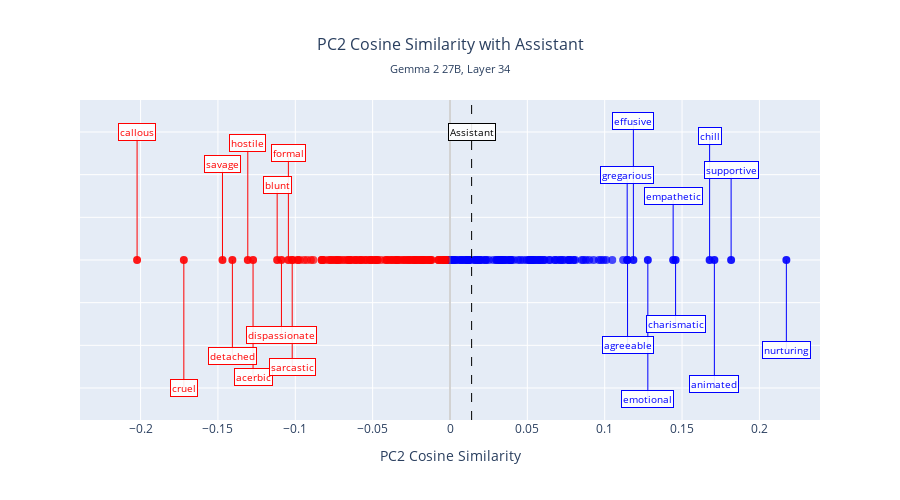
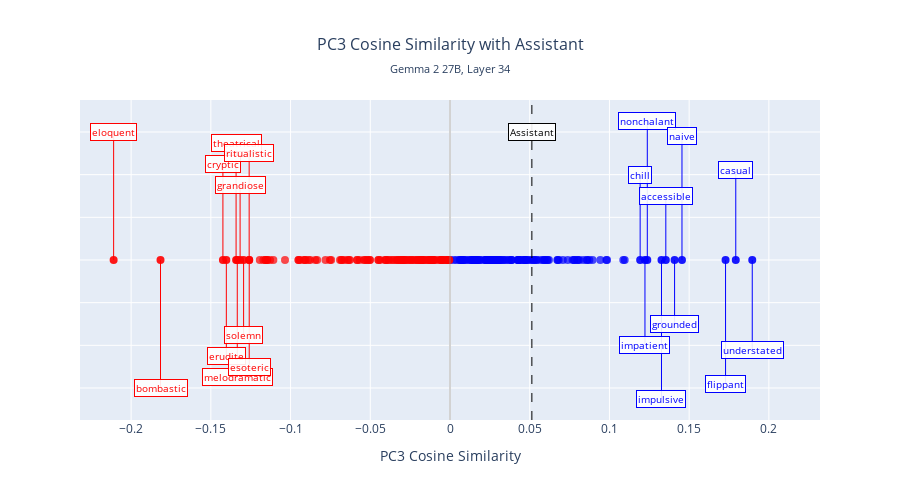
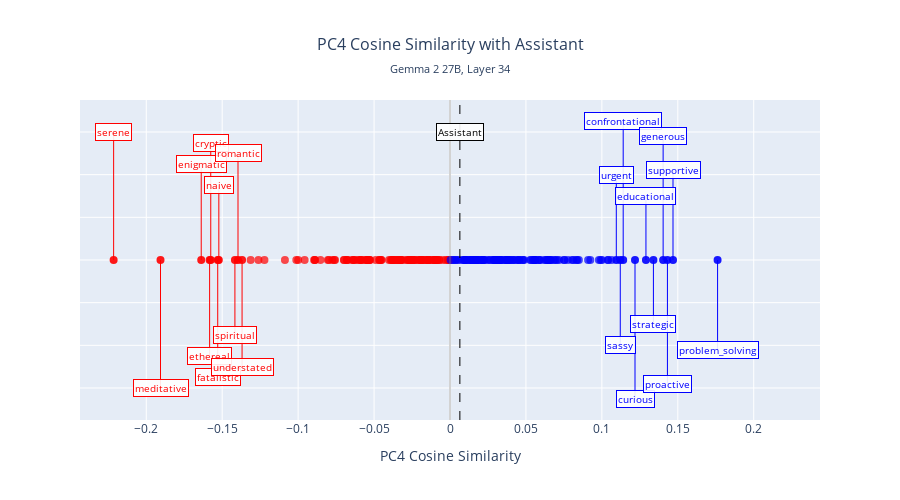
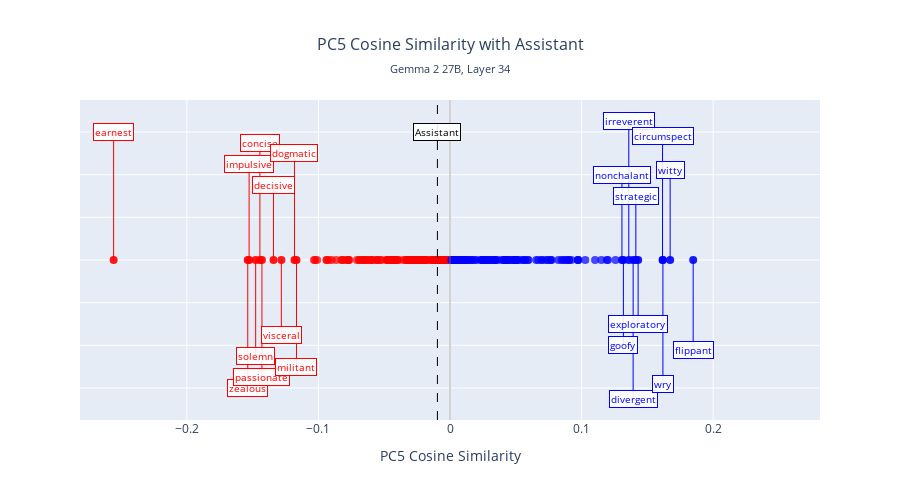

Source (notebook cell) for these figures, in order:
### Code cell
for i in range(1, 5):
    component = i  # PC1
    fig_neg50_with_mean = plot_pca_cosine_similarity_with_mean(
        pca_transformed=pca_transformed_neg50,
        trait_labels=filtered_pos_neg_50_traits,
        mean_projected=mean_projected_neg50,
        pc_component=component,
        layer=layer,
        color_threshold=0.0
    )
    fig_neg50_with_mean.show()
    fig_neg50_with_mean.write_html(f"./results/pc{component+1}_assistant.html")

### Figure 1 — Plotly figure (JSON) as saved in the notebook; plotly's stock layout.template omitted (floating-point values rounded to 4 significant figures; data arrays with more than 128 entries replaced by an {"elided": "..."} marker saying what was removed)
{"data": [{"hovertemplate": "<b>%{text}</b><br>Cosine Similarity: %{x:.3f}<extra></extra>", "marker": {"color": {"elided": "215 str values"}, "opacity": 0.7, "size": 8}, "mode": "markers", "showlegend": false, "text": {"elided": "215 str values"}, "type": "scatter", "x": {"elided": "215 float values"}, "y": {"elided": "215 int values"}}, {"hovertemplate": "<b>%{text}</b><br>Cosine Similarity: %{x:.3f}<extra></extra>", "marker": {"color": ["red", "blue", "blue", "red", "red", "blue", "blue", "red", "red", "red", "blue", "blue", "blue", "red", "blue", "red", "blue", "red", "red", "blue"], "opacity": 0.9, "size": 8}, "mode": "markers", "showlegend": false, "text": ["acerbic", "agreeable", "animated", "blunt", "callous", "charismatic", "chill", "cruel", "detached", "dispassionate", "effusive", "emotional", "empathetic", "formal", "gregarious", "hostile", "nurturing", "sarcastic", "savage", "supportive"], "type": "scatter", "x": [-0.1273, 0.1148, 0.1709, -0.1117, -0.2023, 0.1458, 0.1678, -0.172, -0.1407, -0.109, 0.1185, 0.1279, 0.1442, -0.1045, 0.1145, -0.1307, 0.2174, -0.102, -0.1471, 0.1817], "y": [1, 1, 1, 1, 1, 1, 1, 1, 1, 1, 1, 1, 1, 1, 1, 1, 1, 1, 1, 1]}, {"hoverinfo": "skip", "line": {"color": "red", "width": 1}, "mode": "lines", "showlegend": false, "type": "scatter", "x": [-0.2023, -0.2023], "y": [1, 1.6]}, {"hoverinfo": "skip", "line": {"color": "red", "width": 1}, "mode": "lines", "showlegend": false, "type": "scatter", "x": [-0.172, -0.172], "y": [1, 0.4]}, {"hoverinfo": "skip", "line": {"color": "red", "width": 1}, "mode": "lines", "showlegend": false, "type": "scatter", "x": [-0.1471, -0.1471], "y": [1, 1.45]}, {"hoverinfo": "skip", "line": {"color": "red", "width": 1}, "mode": "lines", "showlegend": false, "type": "scatter", "x": [-0.1407, -0.1407], "y": [1, 0.55]}, {"hoverinfo": "skip", "line": {"color": "red", "width": 1}, "mode": "lines", "showlegend": false, "type": "scatter", "x": [-0.1307, -0.1307], "y": [1, 1.55]}, {"hoverinfo": "skip", "line": {"color": "red", "width": 1}, "mode": "lines", "showlegend": false, "type": "scatter", "x": [-0.1273, -0.1273], "y": [1, 0.45]}, {"hoverinfo": "skip", "line": {"color": "red", "width": 1}, "mode": "lines", "showlegend": false, "type": "scatter", "x": [-0.1117, -0.1117], "y": [1, 1.35]}, {"hoverinfo": "skip", "line": {"color": "red", "width": 1}, "mode": "lines", "showlegend": false, "type": "scatter", "x": [-0.109, -0.109], "y": [1, 0.65]}, {"hoverinfo": "skip", "line": {"color": "red", "width": 1}, "mode": "lines", "showlegend": false, "type": "scatter", "x": [-0.1045, -0.1045], "y": [1, 1.5]}, {"hoverinfo": "skip", "line": {"color": "red", "width": 1}, "mode": "lines", "showlegend": false, "type": "scatter", "x": [-0.102, -0.102], "y": [1, 0.5]}, {"hoverinfo": "skip", "line": {"color": "blue", "width": 1}, "mode": "lines", "showlegend": false, "type": "scatter", "x": [0.1145, 0.1145], "y": [1, 1.4]}, {"hoverinfo": "skip", "line": {"color": "blue", "width": 1}, "mode": "lines", "showlegend": false, "type": "scatter", "x": [0.1148, 0.1148], "y": [1, 0.6]}, {"hoverinfo": "skip", "line": {"color": "blue", "width": 1}, "mode": "lines", "showlegend": false, "type": "scatter", "x": [0.1185, 0.1185], "y": [1, 1.65]}, {"hoverinfo": "skip", "line": {"color": "blue", "width": 1}, "mode": "lines", "showlegend": false, "type": "scatter", "x": [0.1279, 0.1279], "y": [1, 0.35]}, {"hoverinfo": "skip", "line": {"color": "blue", "width": 1}, "mode": "lines", "showlegend": false, "type": "scatter", "x": [0.1442, 0.1442], "y": [1, 1.3]}, {"hoverinfo": "skip", "line": {"color": "blue", "width": 1}, "mode": "lines", "showlegend": false, "type": "scatter", "x": [0.1458, 0.1458], "y": [1, 0.7]}, {"hoverinfo": "skip", "line": {"color": "blue", "width": 1}, "mode": "lines", "showlegend": false, "type": "scatter", "x": [0.1678, 0.1678], "y": [1, 1.58]}, {"hoverinfo": "skip", "line": {"color": "blue", "width": 1}, "mode": "lines", "showlegend": false, "type": "scatter", "x": [0.1709, 0.1709], "y": [1, 0.42]}, {"hoverinfo": "skip", "line": {"color": "blue", "width": 1}, "mode": "lines", "showlegend": false, "type": "scatter", "x": [0.1817, 0.1817], "y": [1, 1.42]}, {"hoverinfo": "skip", "line": {"color": "blue", "width": 1}, "mode": "lines", "showlegend": false, "type": "scatter", "x": [0.2174, 0.2174], "y": [1, 0.58]}], "layout": {"annotations": [{"bgcolor": "rgba(255, 255, 255, 0.9)", "bordercolor": "red", "borderwidth": 1, "font": {"color": "red", "size": 10}, "showarrow": false, "text": "callous", "x": -0.2023, "y": 1.6}, {"bgcolor": "rgba(255, 255, 255, 0.9)", "bordercolor": "red", "borderwidth": 1, "font": {"color": "red", "size": 10}, "showarrow": false, "text": "cruel", "x": -0.172, "y": 0.4}, {"bgcolor": "rgba(255, 255, 255, 0.9)", "bordercolor": "red", "borderwidth": 1, "font": {"color": "red", "size": 10}, "showarrow": false, "text": "savage", "x": -0.1471, "y": 1.45}, {"bgcolor": "rgba(255, 255, 255, 0.9)", "bordercolor": "red", "borderwidth": 1, "font": {"color": "red", "size": 10}, "showarrow": false, "text": "detached", "x": -0.1407, "y": 0.55}, {"bgcolor": "rgba(255, 255, 255, 0.9)", "bordercolor": "red", "borderwidth": 1, "font": {"color": "red", "size": 10}, "showarrow": false, "text": "hostile", "x": -0.1307, "y": 1.55}, {"bgcolor": "rgba(255, 255, 255, 0.9)", "bordercolor": "red", "borderwidth": 1, "font": {"color": "red", "size": 10}, "showarrow": false, "text": "acerbic", "x": -0.1273, "y": 0.45}, {"bgcolor": "rgba(255, 255, 255, 0.9)", "bordercolor": "red", "borderwidth": 1, "font": {"color": "red", "size": 10}, "showarrow": false, "text": "blunt", "x": -0.1117, "y": 1.35}, {"bgcolor": "rgba(255, 255, 255, 0.9)", "bordercolor": "red", "borderwidth": 1, "font": {"color": "red", "size": 10}, "showarrow": false, "text": "dispassionate", "x": -0.109, "y": 0.65}, {"bgcolor": "rgba(255, 255, 255, 0.9)", "bordercolor": "red", "borderwidth": 1, "font": {"color": "red", "size": 10}, "showarrow": false, "text": "formal", "x": -0.1045, "y": 1.5}, {"bgcolor": "rgba(255, 255, 255, 0.9)", "bordercolor": "red", "borderwidth": 1, "font": {"color": "red", "size": 10}, "showarrow": false, "text": "sarcastic", "x": -0.102, "y": 0.5}, {"bgcolor": "rgba(255, 255, 255, 0.9)", "bordercolor": "blue", "borderwidth": 1, "font": {"color": "blue", "size": 10}, "showarrow": false, "text": "gregarious", "x": 0.1145, "y": 1.4}, {"bgcolor": "rgba(255, 255, 255, 0.9)", "bordercolor": "blue", "borderwidth": 1, "font": {"color": "blue", "size": 10}, "showarrow": false, "text": "agreeable", "x": 0.1148, "y": 0.6}, {"bgcolor": "rgba(255, 255, 255, 0.9)", "bordercolor": "blue", "borderwidth": 1, "font": {"color": "blue", "size": 10}, "showarrow": false, "text": "effusive", "x": 0.1185, "y": 1.65}, {"bgcolor": "rgba(255, 255, 255, 0.9)", "bordercolor": "blue", "borderwidth": 1, "font": {"color": "blue", "size": 10}, "showarrow": false, "text": "emotional", "x": 0.1279, "y": 0.35}, {"bgcolor": "rgba(255, 255, 255, 0.9)", "bordercolor": "blue", "borderwidth": 1, "font": {"color": "blue", "size": 10}, "showarrow": false, "text": "empathetic", "x": 0.1442, "y": 1.3}, {"bgcolor": "rgba(255, 255, 255, 0.9)", "bordercolor": "blue", "borderwidth": 1, "font": {"color": "blue", "size": 10}, "showarrow": false, "text": "charismatic", "x": 0.1458, "y": 0.7}, {"bgcolor": "rgba(255, 255, 255, 0.9)", "bordercolor": "blue", "borderwidth": 1, "font": {"color": "blue", "size": 10}, "showarrow": false, "text": "chill", "x": 0.1678, "y": 1.58}, {"bgcolor": "rgba(255, 255, 255, 0.9)", "bordercolor": "blue", "borderwidth": 1, "font": {"color": "blue", "size": 10}, "showarrow": false, "text": "animated", "x": 0.1709, "y": 0.42}, {"bgcolor": "rgba(255, 255, 255, 0.9)", "bordercolor": "blue", "borderwidth": 1, "font": {"color": "blue", "size": 10}, "showarrow": false, "text": "supportive", "x": 0.1817, "y": 1.42}, {"bgcolor": "rgba(255, 255, 255, 0.9)", "bordercolor": "blue", "borderwidth": 1, "font": {"color": "blue", "size": 10}, "showarrow": false, "text": "nurturing", "x": 0.2174, "y": 0.58}, {"bgcolor": "rgba(255, 255, 255, 0.9)", "bordercolor": "black", "borderwidth": 1, "font": {"color": "black", "size": 10}, "showarrow": false, "text": "Assistant", "x": 0.01397, "y": 1.6}], "height": 500, "shapes": [{"line": {"color": "gray", "dash": "solid", "width": 1}, "opacity": 0.7, "type": "line", "x0": 0, "x1": 0, "xref": "x", "y0": 0, "y1": 1, "yref": "y domain"}, {"line": {"color": "black", "dash": "dash", "width": 1}, "opacity": 1, "type": "line", "x0": 0.01397, "x1": 0.01397, "xref": "x", "y0": 0, "y1": 1, "yref": "y domain"}], "showlegend": false, "title": {"font": {"size": 16}, "subtitle": {"text": "Gemma 2 27B, Layer 34"}, "text": "PC2 Cosine Similarity with Assistant", "x": 0.5}, "xaxis": {"range": [-0.2392, 0.2392], "title": {"text": "PC2 Cosine Similarity"}}, "yaxis": {"range": [0.25, 1.75], "showticklabels": false, "title": {"text": ""}}}}

### Figure 2 — Plotly figure (JSON) as saved in the notebook; plotly's stock layout.template omitted (floating-point values rounded to 4 significant figures; data arrays with more than 128 entries replaced by an {"elided": "..."} marker saying what was removed)
{"data": [{"hovertemplate": "<b>%{text}</b><br>Cosine Similarity: %{x:.3f}<extra></extra>", "marker": {"color": {"elided": "215 str values"}, "opacity": 0.7, "size": 8}, "mode": "markers", "showlegend": false, "text": {"elided": "215 str values"}, "type": "scatter", "x": {"elided": "215 float values"}, "y": {"elided": "215 int values"}}, {"hovertemplate": "<b>%{text}</b><br>Cosine Similarity: %{x:.3f}<extra></extra>", "marker": {"color": ["blue", "red", "blue", "blue", "red", "red", "red", "red", "blue", "red", "blue", "blue", "blue", "red", "blue", "blue", "red", "red", "red", "blue"], "opacity": 0.9, "size": 8}, "mode": "markers", "showlegend": false, "text": ["accessible", "bombastic", "casual", "chill", "cryptic", "eloquent", "erudite", "esoteric", "flippant", "grandiose", "grounded", "impatient", "impulsive", "melodramatic", "naive", "nonchalant", "ritualistic", "solemn", "theatrical", "understated"], "type": "scatter", "x": [0.1354, -0.1816, 0.1792, 0.1193, -0.1424, -0.211, -0.1403, -0.1259, 0.1728, -0.1317, 0.1409, 0.1223, 0.1326, -0.1334, 0.1455, 0.1237, -0.126, -0.1295, -0.1342, 0.1896], "y": [1, 1, 1, 1, 1, 1, 1, 1, 1, 1, 1, 1, 1, 1, 1, 1, 1, 1, 1, 1]}, {"hoverinfo": "skip", "line": {"color": "red", "width": 1}, "mode": "lines", "showlegend": false, "type": "scatter", "x": [-0.211, -0.211], "y": [1, 1.6]}, {"hoverinfo": "skip", "line": {"color": "red", "width": 1}, "mode": "lines", "showlegend": false, "type": "scatter", "x": [-0.1816, -0.1816], "y": [1, 0.4]}, {"hoverinfo": "skip", "line": {"color": "red", "width": 1}, "mode": "lines", "showlegend": false, "type": "scatter", "x": [-0.1424, -0.1424], "y": [1, 1.45]}, {"hoverinfo": "skip", "line": {"color": "red", "width": 1}, "mode": "lines", "showlegend": false, "type": "scatter", "x": [-0.1403, -0.1403], "y": [1, 0.55]}, {"hoverinfo": "skip", "line": {"color": "red", "width": 1}, "mode": "lines", "showlegend": false, "type": "scatter", "x": [-0.1342, -0.1342], "y": [1, 1.55]}, {"hoverinfo": "skip", "line": {"color": "red", "width": 1}, "mode": "lines", "showlegend": false, "type": "scatter", "x": [-0.1334, -0.1334], "y": [1, 0.45]}, {"hoverinfo": "skip", "line": {"color": "red", "width": 1}, "mode": "lines", "showlegend": false, "type": "scatter", "x": [-0.1317, -0.1317], "y": [1, 1.35]}, {"hoverinfo": "skip", "line": {"color": "red", "width": 1}, "mode": "lines", "showlegend": false, "type": "scatter", "x": [-0.1295, -0.1295], "y": [1, 0.65]}, {"hoverinfo": "skip", "line": {"color": "red", "width": 1}, "mode": "lines", "showlegend": false, "type": "scatter", "x": [-0.126, -0.126], "y": [1, 1.5]}, {"hoverinfo": "skip", "line": {"color": "red", "width": 1}, "mode": "lines", "showlegend": false, "type": "scatter", "x": [-0.1259, -0.1259], "y": [1, 0.5]}, {"hoverinfo": "skip", "line": {"color": "blue", "width": 1}, "mode": "lines", "showlegend": false, "type": "scatter", "x": [0.1193, 0.1193], "y": [1, 1.4]}, {"hoverinfo": "skip", "line": {"color": "blue", "width": 1}, "mode": "lines", "showlegend": false, "type": "scatter", "x": [0.1223, 0.1223], "y": [1, 0.6]}, {"hoverinfo": "skip", "line": {"color": "blue", "width": 1}, "mode": "lines", "showlegend": false, "type": "scatter", "x": [0.1237, 0.1237], "y": [1, 1.65]}, {"hoverinfo": "skip", "line": {"color": "blue", "width": 1}, "mode": "lines", "showlegend": false, "type": "scatter", "x": [0.1326, 0.1326], "y": [1, 0.35]}, {"hoverinfo": "skip", "line": {"color": "blue", "width": 1}, "mode": "lines", "showlegend": false, "type": "scatter", "x": [0.1354, 0.1354], "y": [1, 1.3]}, {"hoverinfo": "skip", "line": {"color": "blue", "width": 1}, "mode": "lines", "showlegend": false, "type": "scatter", "x": [0.1409, 0.1409], "y": [1, 0.7]}, {"hoverinfo": "skip", "line": {"color": "blue", "width": 1}, "mode": "lines", "showlegend": false, "type": "scatter", "x": [0.1455, 0.1455], "y": [1, 1.58]}, {"hoverinfo": "skip", "line": {"color": "blue", "width": 1}, "mode": "lines", "showlegend": false, "type": "scatter", "x": [0.1728, 0.1728], "y": [1, 0.42]}, {"hoverinfo": "skip", "line": {"color": "blue", "width": 1}, "mode": "lines", "showlegend": false, "type": "scatter", "x": [0.1792, 0.1792], "y": [1, 1.42]}, {"hoverinfo": "skip", "line": {"color": "blue", "width": 1}, "mode": "lines", "showlegend": false, "type": "scatter", "x": [0.1896, 0.1896], "y": [1, 0.58]}], "layout": {"annotations": [{"bgcolor": "rgba(255, 255, 255, 0.9)", "bordercolor": "red", "borderwidth": 1, "font": {"color": "red", "size": 10}, "showarrow": false, "text": "eloquent", "x": -0.211, "y": 1.6}, {"bgcolor": "rgba(255, 255, 255, 0.9)", "bordercolor": "red", "borderwidth": 1, "font": {"color": "red", "size": 10}, "showarrow": false, "text": "bombastic", "x": -0.1816, "y": 0.4}, {"bgcolor": "rgba(255, 255, 255, 0.9)", "bordercolor": "red", "borderwidth": 1, "font": {"color": "red", "size": 10}, "showarrow": false, "text": "cryptic", "x": -0.1424, "y": 1.45}, {"bgcolor": "rgba(255, 255, 255, 0.9)", "bordercolor": "red", "borderwidth": 1, "font": {"color": "red", "size": 10}, "showarrow": false, "text": "erudite", "x": -0.1403, "y": 0.55}, {"bgcolor": "rgba(255, 255, 255, 0.9)", "bordercolor": "red", "borderwidth": 1, "font": {"color": "red", "size": 10}, "showarrow": false, "text": "theatrical", "x": -0.1342, "y": 1.55}, {"bgcolor": "rgba(255, 255, 255, 0.9)", "bordercolor": "red", "borderwidth": 1, "font": {"color": "red", "size": 10}, "showarrow": false, "text": "melodramatic", "x": -0.1334, "y": 0.45}, {"bgcolor": "rgba(255, 255, 255, 0.9)", "bordercolor": "red", "borderwidth": 1, "font": {"color": "red", "size": 10}, "showarrow": false, "text": "grandiose", "x": -0.1317, "y": 1.35}, {"bgcolor": "rgba(255, 255, 255, 0.9)", "bordercolor": "red", "borderwidth": 1, "font": {"color": "red", "size": 10}, "showarrow": false, "text": "solemn", "x": -0.1295, "y": 0.65}, {"bgcolor": "rgba(255, 255, 255, 0.9)", "bordercolor": "red", "borderwidth": 1, "font": {"color": "red", "size": 10}, "showarrow": false, "text": "ritualistic", "x": -0.126, "y": 1.5}, {"bgcolor": "rgba(255, 255, 255, 0.9)", "bordercolor": "red", "borderwidth": 1, "font": {"color": "red", "size": 10}, "showarrow": false, "text": "esoteric", "x": -0.1259, "y": 0.5}, {"bgcolor": "rgba(255, 255, 255, 0.9)", "bordercolor": "blue", "borderwidth": 1, "font": {"color": "blue", "size": 10}, "showarrow": false, "text": "chill", "x": 0.1193, "y": 1.4}, {"bgcolor": "rgba(255, 255, 255, 0.9)", "bordercolor": "blue", "borderwidth": 1, "font": {"color": "blue", "size": 10}, "showarrow": false, "text": "impatient", "x": 0.1223, "y": 0.6}, {"bgcolor": "rgba(255, 255, 255, 0.9)", "bordercolor": "blue", "borderwidth": 1, "font": {"color": "blue", "size": 10}, "showarrow": false, "text": "nonchalant", "x": 0.1237, "y": 1.65}, {"bgcolor": "rgba(255, 255, 255, 0.9)", "bordercolor": "blue", "borderwidth": 1, "font": {"color": "blue", "size": 10}, "showarrow": false, "text": "impulsive", "x": 0.1326, "y": 0.35}, {"bgcolor": "rgba(255, 255, 255, 0.9)", "bordercolor": "blue", "borderwidth": 1, "font": {"color": "blue", "size": 10}, "showarrow": false, "text": "accessible", "x": 0.1354, "y": 1.3}, {"bgcolor": "rgba(255, 255, 255, 0.9)", "bordercolor": "blue", "borderwidth": 1, "font": {"color": "blue", "size": 10}, "showarrow": false, "text": "grounded", "x": 0.1409, "y": 0.7}, {"bgcolor": "rgba(255, 255, 255, 0.9)", "bordercolor": "blue", "borderwidth": 1, "font": {"color": "blue", "size": 10}, "showarrow": false, "text": "naive", "x": 0.1455, "y": 1.58}, {"bgcolor": "rgba(255, 255, 255, 0.9)", "bordercolor": "blue", "borderwidth": 1, "font": {"color": "blue", "size": 10}, "showarrow": false, "text": "flippant", "x": 0.1728, "y": 0.42}, {"bgcolor": "rgba(255, 255, 255, 0.9)", "bordercolor": "blue", "borderwidth": 1, "font": {"color": "blue", "size": 10}, "showarrow": false, "text": "casual", "x": 0.1792, "y": 1.42}, {"bgcolor": "rgba(255, 255, 255, 0.9)", "bordercolor": "blue", "borderwidth": 1, "font": {"color": "blue", "size": 10}, "showarrow": false, "text": "understated", "x": 0.1896, "y": 0.58}, {"bgcolor": "rgba(255, 255, 255, 0.9)", "bordercolor": "black", "borderwidth": 1, "font": {"color": "black", "size": 10}, "showarrow": false, "text": "Assistant", "x": 0.05135, "y": 1.6}], "height": 500, "shapes": [{"line": {"color": "gray", "dash": "solid", "width": 1}, "opacity": 0.7, "type": "line", "x0": 0, "x1": 0, "xref": "x", "y0": 0, "y1": 1, "yref": "y domain"}, {"line": {"color": "black", "dash": "dash", "width": 1}, "opacity": 1, "type": "line", "x0": 0.05135, "x1": 0.05135, "xref": "x", "y0": 0, "y1": 1, "yref": "y domain"}], "showlegend": false, "title": {"font": {"size": 16}, "subtitle": {"text": "Gemma 2 27B, Layer 34"}, "text": "PC3 Cosine Similarity with Assistant", "x": 0.5}, "xaxis": {"range": [-0.2321, 0.2321], "title": {"text": "PC3 Cosine Similarity"}}, "yaxis": {"range": [0.25, 1.75], "showticklabels": false, "title": {"text": ""}}}}

### Figure 3 — Plotly figure (JSON) as saved in the notebook; plotly's stock layout.template omitted (floating-point values rounded to 4 significant figures; data arrays with more than 128 entries replaced by an {"elided": "..."} marker saying what was removed)
{"data": [{"hovertemplate": "<b>%{text}</b><br>Cosine Similarity: %{x:.3f}<extra></extra>", "marker": {"color": {"elided": "215 str values"}, "opacity": 0.7, "size": 8}, "mode": "markers", "showlegend": false, "text": {"elided": "215 str values"}, "type": "scatter", "x": {"elided": "215 float values"}, "y": {"elided": "215 int values"}}, {"hovertemplate": "<b>%{text}</b><br>Cosine Similarity: %{x:.3f}<extra></extra>", "marker": {"color": ["blue", "red", "blue", "blue", "red", "red", "red", "blue", "red", "red", "blue", "blue", "red", "blue", "red", "red", "blue", "blue", "red", "blue"], "opacity": 0.9, "size": 8}, "mode": "markers", "showlegend": false, "text": ["confrontational", "cryptic", "curious", "educational", "enigmatic", "ethereal", "fatalistic", "generous", "meditative", "naive", "proactive", "problem_solving", "romantic", "sassy", "serene", "spiritual", "strategic", "supportive", "understated", "urgent"], "type": "scatter", "x": [0.114, -0.1575, 0.1218, 0.129, -0.1638, -0.1583, -0.1529, 0.1403, -0.1906, -0.1522, 0.1432, 0.1762, -0.1396, 0.1121, -0.2215, -0.1416, 0.1339, 0.1468, -0.1369, 0.1095], "y": [1, 1, 1, 1, 1, 1, 1, 1, 1, 1, 1, 1, 1, 1, 1, 1, 1, 1, 1, 1]}, {"hoverinfo": "skip", "line": {"color": "red", "width": 1}, "mode": "lines", "showlegend": false, "type": "scatter", "x": [-0.2215, -0.2215], "y": [1, 1.6]}, {"hoverinfo": "skip", "line": {"color": "red", "width": 1}, "mode": "lines", "showlegend": false, "type": "scatter", "x": [-0.1906, -0.1906], "y": [1, 0.4]}, {"hoverinfo": "skip", "line": {"color": "red", "width": 1}, "mode": "lines", "showlegend": false, "type": "scatter", "x": [-0.1638, -0.1638], "y": [1, 1.45]}, {"hoverinfo": "skip", "line": {"color": "red", "width": 1}, "mode": "lines", "showlegend": false, "type": "scatter", "x": [-0.1583, -0.1583], "y": [1, 0.55]}, {"hoverinfo": "skip", "line": {"color": "red", "width": 1}, "mode": "lines", "showlegend": false, "type": "scatter", "x": [-0.1575, -0.1575], "y": [1, 1.55]}, {"hoverinfo": "skip", "line": {"color": "red", "width": 1}, "mode": "lines", "showlegend": false, "type": "scatter", "x": [-0.1529, -0.1529], "y": [1, 0.45]}, {"hoverinfo": "skip", "line": {"color": "red", "width": 1}, "mode": "lines", "showlegend": false, "type": "scatter", "x": [-0.1522, -0.1522], "y": [1, 1.35]}, {"hoverinfo": "skip", "line": {"color": "red", "width": 1}, "mode": "lines", "showlegend": false, "type": "scatter", "x": [-0.1416, -0.1416], "y": [1, 0.65]}, {"hoverinfo": "skip", "line": {"color": "red", "width": 1}, "mode": "lines", "showlegend": false, "type": "scatter", "x": [-0.1396, -0.1396], "y": [1, 1.5]}, {"hoverinfo": "skip", "line": {"color": "red", "width": 1}, "mode": "lines", "showlegend": false, "type": "scatter", "x": [-0.1369, -0.1369], "y": [1, 0.5]}, {"hoverinfo": "skip", "line": {"color": "blue", "width": 1}, "mode": "lines", "showlegend": false, "type": "scatter", "x": [0.1095, 0.1095], "y": [1, 1.4]}, {"hoverinfo": "skip", "line": {"color": "blue", "width": 1}, "mode": "lines", "showlegend": false, "type": "scatter", "x": [0.1121, 0.1121], "y": [1, 0.6]}, {"hoverinfo": "skip", "line": {"color": "blue", "width": 1}, "mode": "lines", "showlegend": false, "type": "scatter", "x": [0.114, 0.114], "y": [1, 1.65]}, {"hoverinfo": "skip", "line": {"color": "blue", "width": 1}, "mode": "lines", "showlegend": false, "type": "scatter", "x": [0.1218, 0.1218], "y": [1, 0.35]}, {"hoverinfo": "skip", "line": {"color": "blue", "width": 1}, "mode": "lines", "showlegend": false, "type": "scatter", "x": [0.129, 0.129], "y": [1, 1.3]}, {"hoverinfo": "skip", "line": {"color": "blue", "width": 1}, "mode": "lines", "showlegend": false, "type": "scatter", "x": [0.1339, 0.1339], "y": [1, 0.7]}, {"hoverinfo": "skip", "line": {"color": "blue", "width": 1}, "mode": "lines", "showlegend": false, "type": "scatter", "x": [0.1403, 0.1403], "y": [1, 1.58]}, {"hoverinfo": "skip", "line": {"color": "blue", "width": 1}, "mode": "lines", "showlegend": false, "type": "scatter", "x": [0.1432, 0.1432], "y": [1, 0.42]}, {"hoverinfo": "skip", "line": {"color": "blue", "width": 1}, "mode": "lines", "showlegend": false, "type": "scatter", "x": [0.1468, 0.1468], "y": [1, 1.42]}, {"hoverinfo": "skip", "line": {"color": "blue", "width": 1}, "mode": "lines", "showlegend": false, "type": "scatter", "x": [0.1762, 0.1762], "y": [1, 0.58]}], "layout": {"annotations": [{"bgcolor": "rgba(255, 255, 255, 0.9)", "bordercolor": "red", "borderwidth": 1, "font": {"color": "red", "size": 10}, "showarrow": false, "text": "serene", "x": -0.2215, "y": 1.6}, {"bgcolor": "rgba(255, 255, 255, 0.9)", "bordercolor": "red", "borderwidth": 1, "font": {"color": "red", "size": 10}, "showarrow": false, "text": "meditative", "x": -0.1906, "y": 0.4}, {"bgcolor": "rgba(255, 255, 255, 0.9)", "bordercolor": "red", "borderwidth": 1, "font": {"color": "red", "size": 10}, "showarrow": false, "text": "enigmatic", "x": -0.1638, "y": 1.45}, {"bgcolor": "rgba(255, 255, 255, 0.9)", "bordercolor": "red", "borderwidth": 1, "font": {"color": "red", "size": 10}, "showarrow": false, "text": "ethereal", "x": -0.1583, "y": 0.55}, {"bgcolor": "rgba(255, 255, 255, 0.9)", "bordercolor": "red", "borderwidth": 1, "font": {"color": "red", "size": 10}, "showarrow": false, "text": "cryptic", "x": -0.1575, "y": 1.55}, {"bgcolor": "rgba(255, 255, 255, 0.9)", "bordercolor": "red", "borderwidth": 1, "font": {"color": "red", "size": 10}, "showarrow": false, "text": "fatalistic", "x": -0.1529, "y": 0.45}, {"bgcolor": "rgba(255, 255, 255, 0.9)", "bordercolor": "red", "borderwidth": 1, "font": {"color": "red", "size": 10}, "showarrow": false, "text": "naive", "x": -0.1522, "y": 1.35}, {"bgcolor": "rgba(255, 255, 255, 0.9)", "bordercolor": "red", "borderwidth": 1, "font": {"color": "red", "size": 10}, "showarrow": false, "text": "spiritual", "x": -0.1416, "y": 0.65}, {"bgcolor": "rgba(255, 255, 255, 0.9)", "bordercolor": "red", "borderwidth": 1, "font": {"color": "red", "size": 10}, "showarrow": false, "text": "romantic", "x": -0.1396, "y": 1.5}, {"bgcolor": "rgba(255, 255, 255, 0.9)", "bordercolor": "red", "borderwidth": 1, "font": {"color": "red", "size": 10}, "showarrow": false, "text": "understated", "x": -0.1369, "y": 0.5}, {"bgcolor": "rgba(255, 255, 255, 0.9)", "bordercolor": "blue", "borderwidth": 1, "font": {"color": "blue", "size": 10}, "showarrow": false, "text": "urgent", "x": 0.1095, "y": 1.4}, {"bgcolor": "rgba(255, 255, 255, 0.9)", "bordercolor": "blue", "borderwidth": 1, "font": {"color": "blue", "size": 10}, "showarrow": false, "text": "sassy", "x": 0.1121, "y": 0.6}, {"bgcolor": "rgba(255, 255, 255, 0.9)", "bordercolor": "blue", "borderwidth": 1, "font": {"color": "blue", "size": 10}, "showarrow": false, "text": "confrontational", "x": 0.114, "y": 1.65}, {"bgcolor": "rgba(255, 255, 255, 0.9)", "bordercolor": "blue", "borderwidth": 1, "font": {"color": "blue", "size": 10}, "showarrow": false, "text": "curious", "x": 0.1218, "y": 0.35}, {"bgcolor": "rgba(255, 255, 255, 0.9)", "bordercolor": "blue", "borderwidth": 1, "font": {"color": "blue", "size": 10}, "showarrow": false, "text": "educational", "x": 0.129, "y": 1.3}, {"bgcolor": "rgba(255, 255, 255, 0.9)", "bordercolor": "blue", "borderwidth": 1, "font": {"color": "blue", "size": 10}, "showarrow": false, "text": "strategic", "x": 0.1339, "y": 0.7}, {"bgcolor": "rgba(255, 255, 255, 0.9)", "bordercolor": "blue", "borderwidth": 1, "font": {"color": "blue", "size": 10}, "showarrow": false, "text": "generous", "x": 0.1403, "y": 1.58}, {"bgcolor": "rgba(255, 255, 255, 0.9)", "bordercolor": "blue", "borderwidth": 1, "font": {"color": "blue", "size": 10}, "showarrow": false, "text": "proactive", "x": 0.1432, "y": 0.42}, {"bgcolor": "rgba(255, 255, 255, 0.9)", "bordercolor": "blue", "borderwidth": 1, "font": {"color": "blue", "size": 10}, "showarrow": false, "text": "supportive", "x": 0.1468, "y": 1.42}, {"bgcolor": "rgba(255, 255, 255, 0.9)", "bordercolor": "blue", "borderwidth": 1, "font": {"color": "blue", "size": 10}, "showarrow": false, "text": "problem_solving", "x": 0.1762, "y": 0.58}, {"bgcolor": "rgba(255, 255, 255, 0.9)", "bordercolor": "black", "borderwidth": 1, "font": {"color": "black", "size": 10}, "showarrow": false, "text": "Assistant", "x": 0.006491, "y": 1.6}], "height": 500, "shapes": [{"line": {"color": "gray", "dash": "solid", "width": 1}, "opacity": 0.7, "type": "line", "x0": 0, "x1": 0, "xref": "x", "y0": 0, "y1": 1, "yref": "y domain"}, {"line": {"color": "black", "dash": "dash", "width": 1}, "opacity": 1, "type": "line", "x0": 0.006491, "x1": 0.006491, "xref": "x", "y0": 0, "y1": 1, "yref": "y domain"}], "showlegend": false, "title": {"font": {"size": 16}, "subtitle": {"text": "Gemma 2 27B, Layer 34"}, "text": "PC4 Cosine Similarity with Assistant", "x": 0.5}, "xaxis": {"range": [-0.2436, 0.2436], "title": {"text": "PC4 Cosine Similarity"}}, "yaxis": {"range": [0.25, 1.75], "showticklabels": false, "title": {"text": ""}}}}

### Figure 4 — Plotly figure (JSON) as saved in the notebook; plotly's stock layout.template omitted (floating-point values rounded to 4 significant figures; data arrays with more than 128 entries replaced by an {"elided": "..."} marker saying what was removed)
{"data": [{"hovertemplate": "<b>%{text}</b><br>Cosine Similarity: %{x:.3f}<extra></extra>", "marker": {"color": {"elided": "215 str values"}, "opacity": 0.7, "size": 8}, "mode": "markers", "showlegend": false, "text": {"elided": "215 str values"}, "type": "scatter", "x": {"elided": "215 float values"}, "y": {"elided": "215 int values"}}, {"hovertemplate": "<b>%{text}</b><br>Cosine Similarity: %{x:.3f}<extra></extra>", "marker": {"color": ["blue", "red", "red", "blue", "red", "red", "blue", "blue", "blue", "red", "blue", "red", "blue", "red", "red", "blue", "red", "blue", "blue", "red"], "opacity": 0.9, "size": 8}, "mode": "markers", "showlegend": false, "text": ["circumspect", "concise", "decisive", "divergent", "dogmatic", "earnest", "exploratory", "flippant", "goofy", "impulsive", "irreverent", "militant", "nonchalant", "passionate", "solemn", "strategic", "visceral", "witty", "wry", "zealous"], "type": "scatter", "x": [0.1616, -0.1445, -0.1342, 0.1392, -0.1182, -0.2557, 0.143, 0.1848, 0.1318, -0.1527, 0.1359, -0.1167, 0.1307, -0.1429, -0.1477, 0.1413, -0.1282, 0.1673, 0.1618, -0.1537], "y": [1, 1, 1, 1, 1, 1, 1, 1, 1, 1, 1, 1, 1, 1, 1, 1, 1, 1, 1, 1]}, {"hoverinfo": "skip", "line": {"color": "red", "width": 1}, "mode": "lines", "showlegend": false, "type": "scatter", "x": [-0.2557, -0.2557], "y": [1, 1.6]}, {"hoverinfo": "skip", "line": {"color": "red", "width": 1}, "mode": "lines", "showlegend": false, "type": "scatter", "x": [-0.1537, -0.1537], "y": [1, 0.4]}, {"hoverinfo": "skip", "line": {"color": "red", "width": 1}, "mode": "lines", "showlegend": false, "type": "scatter", "x": [-0.1527, -0.1527], "y": [1, 1.45]}, {"hoverinfo": "skip", "line": {"color": "red", "width": 1}, "mode": "lines", "showlegend": false, "type": "scatter", "x": [-0.1477, -0.1477], "y": [1, 0.55]}, {"hoverinfo": "skip", "line": {"color": "red", "width": 1}, "mode": "lines", "showlegend": false, "type": "scatter", "x": [-0.1445, -0.1445], "y": [1, 1.55]}, {"hoverinfo": "skip", "line": {"color": "red", "width": 1}, "mode": "lines", "showlegend": false, "type": "scatter", "x": [-0.1429, -0.1429], "y": [1, 0.45]}, {"hoverinfo": "skip", "line": {"color": "red", "width": 1}, "mode": "lines", "showlegend": false, "type": "scatter", "x": [-0.1342, -0.1342], "y": [1, 1.35]}, {"hoverinfo": "skip", "line": {"color": "red", "width": 1}, "mode": "lines", "showlegend": false, "type": "scatter", "x": [-0.1282, -0.1282], "y": [1, 0.65]}, {"hoverinfo": "skip", "line": {"color": "red", "width": 1}, "mode": "lines", "showlegend": false, "type": "scatter", "x": [-0.1182, -0.1182], "y": [1, 1.5]}, {"hoverinfo": "skip", "line": {"color": "red", "width": 1}, "mode": "lines", "showlegend": false, "type": "scatter", "x": [-0.1167, -0.1167], "y": [1, 0.5]}, {"hoverinfo": "skip", "line": {"color": "blue", "width": 1}, "mode": "lines", "showlegend": false, "type": "scatter", "x": [0.1307, 0.1307], "y": [1, 1.4]}, {"hoverinfo": "skip", "line": {"color": "blue", "width": 1}, "mode": "lines", "showlegend": false, "type": "scatter", "x": [0.1318, 0.1318], "y": [1, 0.6]}, {"hoverinfo": "skip", "line": {"color": "blue", "width": 1}, "mode": "lines", "showlegend": false, "type": "scatter", "x": [0.1359, 0.1359], "y": [1, 1.65]}, {"hoverinfo": "skip", "line": {"color": "blue", "width": 1}, "mode": "lines", "showlegend": false, "type": "scatter", "x": [0.1392, 0.1392], "y": [1, 0.35]}, {"hoverinfo": "skip", "line": {"color": "blue", "width": 1}, "mode": "lines", "showlegend": false, "type": "scatter", "x": [0.1413, 0.1413], "y": [1, 1.3]}, {"hoverinfo": "skip", "line": {"color": "blue", "width": 1}, "mode": "lines", "showlegend": false, "type": "scatter", "x": [0.143, 0.143], "y": [1, 0.7]}, {"hoverinfo": "skip", "line": {"color": "blue", "width": 1}, "mode": "lines", "showlegend": false, "type": "scatter", "x": [0.1616, 0.1616], "y": [1, 1.58]}, {"hoverinfo": "skip", "line": {"color": "blue", "width": 1}, "mode": "lines", "showlegend": false, "type": "scatter", "x": [0.1618, 0.1618], "y": [1, 0.42]}, {"hoverinfo": "skip", "line": {"color": "blue", "width": 1}, "mode": "lines", "showlegend": false, "type": "scatter", "x": [0.1673, 0.1673], "y": [1, 1.42]}, {"hoverinfo": "skip", "line": {"color": "blue", "width": 1}, "mode": "lines", "showlegend": false, "type": "scatter", "x": [0.1848, 0.1848], "y": [1, 0.58]}], "layout": {"annotations": [{"bgcolor": "rgba(255, 255, 255, 0.9)", "bordercolor": "red", "borderwidth": 1, "font": {"color": "red", "size": 10}, "showarrow": false, "text": "earnest", "x": -0.2557, "y": 1.6}, {"bgcolor": "rgba(255, 255, 255, 0.9)", "bordercolor": "red", "borderwidth": 1, "font": {"color": "red", "size": 10}, "showarrow": false, "text": "zealous", "x": -0.1537, "y": 0.4}, {"bgcolor": "rgba(255, 255, 255, 0.9)", "bordercolor": "red", "borderwidth": 1, "font": {"color": "red", "size": 10}, "showarrow": false, "text": "impulsive", "x": -0.1527, "y": 1.45}, {"bgcolor": "rgba(255, 255, 255, 0.9)", "bordercolor": "red", "borderwidth": 1, "font": {"color": "red", "size": 10}, "showarrow": false, "text": "solemn", "x": -0.1477, "y": 0.55}, {"bgcolor": "rgba(255, 255, 255, 0.9)", "bordercolor": "red", "borderwidth": 1, "font": {"color": "red", "size": 10}, "showarrow": false, "text": "concise", "x": -0.1445, "y": 1.55}, {"bgcolor": "rgba(255, 255, 255, 0.9)", "bordercolor": "red", "borderwidth": 1, "font": {"color": "red", "size": 10}, "showarrow": false, "text": "passionate", "x": -0.1429, "y": 0.45}, {"bgcolor": "rgba(255, 255, 255, 0.9)", "bordercolor": "red", "borderwidth": 1, "font": {"color": "red", "size": 10}, "showarrow": false, "text": "decisive", "x": -0.1342, "y": 1.35}, {"bgcolor": "rgba(255, 255, 255, 0.9)", "bordercolor": "red", "borderwidth": 1, "font": {"color": "red", "size": 10}, "showarrow": false, "text": "visceral", "x": -0.1282, "y": 0.65}, {"bgcolor": "rgba(255, 255, 255, 0.9)", "bordercolor": "red", "borderwidth": 1, "font": {"color": "red", "size": 10}, "showarrow": false, "text": "dogmatic", "x": -0.1182, "y": 1.5}, {"bgcolor": "rgba(255, 255, 255, 0.9)", "bordercolor": "red", "borderwidth": 1, "font": {"color": "red", "size": 10}, "showarrow": false, "text": "militant", "x": -0.1167, "y": 0.5}, {"bgcolor": "rgba(255, 255, 255, 0.9)", "bordercolor": "blue", "borderwidth": 1, "font": {"color": "blue", "size": 10}, "showarrow": false, "text": "nonchalant", "x": 0.1307, "y": 1.4}, {"bgcolor": "rgba(255, 255, 255, 0.9)", "bordercolor": "blue", "borderwidth": 1, "font": {"color": "blue", "size": 10}, "showarrow": false, "text": "goofy", "x": 0.1318, "y": 0.6}, {"bgcolor": "rgba(255, 255, 255, 0.9)", "bordercolor": "blue", "borderwidth": 1, "font": {"color": "blue", "size": 10}, "showarrow": false, "text": "irreverent", "x": 0.1359, "y": 1.65}, {"bgcolor": "rgba(255, 255, 255, 0.9)", "bordercolor": "blue", "borderwidth": 1, "font": {"color": "blue", "size": 10}, "showarrow": false, "text": "divergent", "x": 0.1392, "y": 0.35}, {"bgcolor": "rgba(255, 255, 255, 0.9)", "bordercolor": "blue", "borderwidth": 1, "font": {"color": "blue", "size": 10}, "showarrow": false, "text": "strategic", "x": 0.1413, "y": 1.3}, {"bgcolor": "rgba(255, 255, 255, 0.9)", "bordercolor": "blue", "borderwidth": 1, "font": {"color": "blue", "size": 10}, "showarrow": false, "text": "exploratory", "x": 0.143, "y": 0.7}, {"bgcolor": "rgba(255, 255, 255, 0.9)", "bordercolor": "blue", "borderwidth": 1, "font": {"color": "blue", "size": 10}, "showarrow": false, "text": "circumspect", "x": 0.1616, "y": 1.58}, {"bgcolor": "rgba(255, 255, 255, 0.9)", "bordercolor": "blue", "borderwidth": 1, "font": {"color": "blue", "size": 10}, "showarrow": false, "text": "wry", "x": 0.1618, "y": 0.42}, {"bgcolor": "rgba(255, 255, 255, 0.9)", "bordercolor": "blue", "borderwidth": 1, "font": {"color": "blue", "size": 10}, "showarrow": false, "text": "witty", "x": 0.1673, "y": 1.42}, {"bgcolor": "rgba(255, 255, 255, 0.9)", "bordercolor": "blue", "borderwidth": 1, "font": {"color": "blue", "size": 10}, "showarrow": false, "text": "flippant", "x": 0.1848, "y": 0.58}, {"bgcolor": "rgba(255, 255, 255, 0.9)", "bordercolor": "black", "borderwidth": 1, "font": {"color": "black", "size": 10}, "showarrow": false, "text": "Assistant", "x": -0.00956, "y": 1.6}], "height": 500, "shapes": [{"line": {"color": "gray", "dash": "solid", "width": 1}, "opacity": 0.7, "type": "line", "x0": 0, "x1": 0, "xref": "x", "y0": 0, "y1": 1, "yref": "y domain"}, {"line": {"color": "black", "dash": "dash", "width": 1}, "opacity": 1, "type": "line", "x0": -0.00956, "x1": -0.00956, "xref": "x", "y0": 0, "y1": 1, "yref": "y domain"}], "showlegend": false, "title": {"font": {"size": 16}, "subtitle": {"text": "Gemma 2 27B, Layer 34"}, "text": "PC5 Cosine Similarity with Assistant", "x": 0.5}, "xaxis": {"range": [-0.2812, 0.2812], "title": {"text": "PC5 Cosine Similarity"}}, "yaxis": {"range": [0.25, 1.75], "showticklabels": false, "title": {"text": ""}}}}
